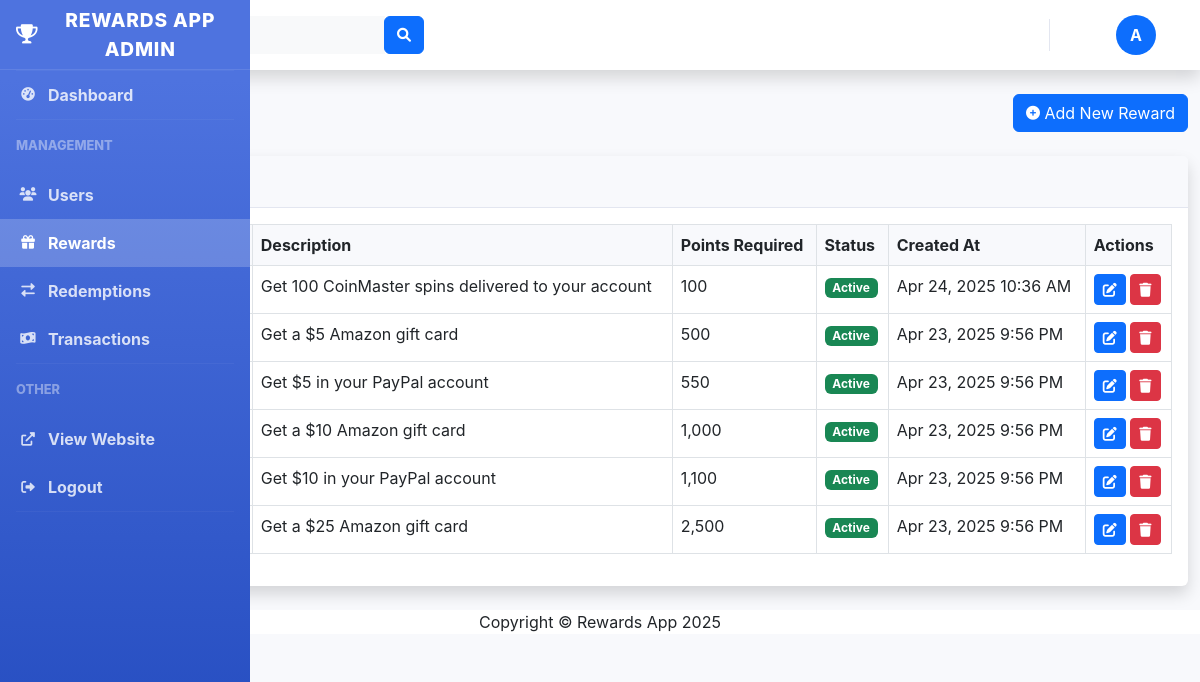
/admin/rewards.php (signed in), run on the app's committed database.
### tables this page shows
CREATE TABLE users (
            id INTEGER PRIMARY KEY AUTOINCREMENT,
            username TEXT NOT NULL UNIQUE,
            email TEXT NOT NULL UNIQUE,
            password TEXT NOT NULL,
            points INTEGER NOT NULL DEFAULT 0,
            is_admin INTEGER NOT NULL DEFAULT 0,
            created_at TIMESTAMP DEFAULT CURRENT_TIMESTAMP,
            updated_at TIMESTAMP DEFAULT CURRENT_TIMESTAMP
        );

CREATE TABLE rewards (
            id INTEGER PRIMARY KEY AUTOINCREMENT,
            name TEXT NOT NULL,
            description TEXT,
            points_required INTEGER NOT NULL,
            is_active INTEGER NOT NULL DEFAULT 1,
            created_at TIMESTAMP DEFAULT CURRENT_TIMESTAMP,
            updated_at TIMESTAMP DEFAULT CURRENT_TIMESTAMP
        );

### includes/auth.php (called while the page is built, shortened)
<?php
require_once 'db.php';
class Auth {
    private $db;
    public function __construct() {
        $this->db = Database::getInstance();
    }
    public function getUser() {
        $user_id = $_SESSION['user_id'];
        $conn = $this->db->getConnection();
        try {
            $stmt = $conn->prepare("SELECT id, username, email, points, is_admin, created_at FROM users WHERE id = :user_id");
            $stmt->bindValue(':user_id', $user_id);
            $stmt->execute();
            $user = $stmt->fetch(PDO::FETCH_ASSOC);
            return $user;
        } catch (PDOException $e) {
            error_log('Error getting user: ' . $e->getMessage());
            return null;
        }
    }
}
?>

### includes/db.php (called while the page is built, shortened)
<?php
class Database {
    private $connection;
    private static $instance;
    private function __construct() {
        try {
            $this->connection = new PDO('sqlite:' . DB_PATH);
            $this->connection->setAttribute(PDO::ATTR_ERRMODE, PDO::ERRMODE_EXCEPTION);
        } catch (PDOException $e) {
            die('Database Connection Error: ' . $e->getMessage());
        }
    }
    public static function getInstance() {
        if (!self::$instance) {
            self::$instance = new self();
        }
        return self::$instance;
    }
    public function query($sql) {
        try {
            return $this->connection->query($sql);
        } catch (PDOException $e) {
            error_log("Query Error: " . $e->getMessage() . "\nSQL: " . $sql);
            return false;
        }
    }
}
?>

### includes/functions.php (called while the page is built, shortened)
<?php
require_once 'db.php';
function getAllRewards() {
    $db = Database::getInstance();
    try {
        $query = "SELECT * FROM rewards ORDER BY points_required ASC";
        $result = $db->query($query);
        $rewards = [];
        if ($result) {
            while ($row = $result->fetch(PDO::FETCH_ASSOC)) {
                $rewards[] = $row;
            }
        }
        return $rewards;
    } catch (PDOException $e) {
        error_log("Error getting all rewards: " . $e->getMessage());
        return [];
    }
}
function formatPoints($points) {
    return number_format($points);
}
function formatDate($date) {
    return date('M j, Y g:i A', strtotime($date));
}
?>

### admin/rewards.php (the view, shortened to what this page needs)
<?php
require_once '../includes/auth.php';
require_once '../includes/functions.php';
require_once '../includes/db.php';
$rewards = getAllRewards();
include 'header.php';
?>
<div class="container-fluid">
    <div class="d-sm-flex align-items-center justify-content-between mb-4">
        <h1 class="h3 mb-0 text-gray-800">Manage Rewards</h1>
        <button class="btn btn-primary" data-bs-toggle="modal" data-bs-target="#addRewardModal">
            <i class="fas fa-plus-circle fa-sm"></i> Add New Reward
        </button>
    </div>
    <div class="card shadow mb-4">
        <div class="card-header py-3">
            <h6 class="m-0 font-weight-bold text-primary">All Rewards</h6>
        </div>
        <div class="card-body">
            <div class="table-responsive">
                <table class="table table-bordered" id="rewardsTable" width="100%" cellspacing="0">
                    <thead>
                        <tr>
                            <th>ID</th>
                            <th>Name</th>
                            <th>Description</th>
                            <th>Points Required</th>
                            <th>Status</th>
                            <th>Created At</th>
                            <th>Actions</th>
                        </tr>
                    </thead>
                    <tbody>
                        <?php foreach ($rewards as $reward): ?>
                        <tr>
                            <td><?php echo $reward['id']; ?></td>
                            <td><?php echo htmlspecialchars($reward['name']); ?></td>
                            <td><?php echo htmlspecialchars(substr($reward['description'], 0, 50) . (strlen($reward['description']) > 50 ? '...' : '')); ?></td>
                            <td><?php echo formatPoints($reward['points_required']); ?></td>
                            <td>
                                <?php if ($reward['is_active']): ?>
                                <span class="badge bg-success">Active</span>
                                <?php else: ?>
                                <span class="badge bg-secondary">Inactive</span>
                                <?php endif; ?>
                            </td>
                            <td><?php echo formatDate($reward['created_at']); ?></td>
                            <td>
                                <a href="rewards.php?action=edit&id=<?php echo $reward['id']; ?>" class="btn btn-sm btn-primary">
                                    <i class="fas fa-edit"></i>
                                </a>
                                <a href="rewards.php?action=delete&id=<?php echo $reward['id']; ?>" class="btn btn-sm btn-danger delete-btn">
                                    <i class="fas fa-trash"></i>
                                </a>
                            </td>
                        </tr>
                        <?php endforeach; ?>
                    </tbody>
                </table>
            </div>
        </div>
    </div>
</div>
<?php include 'footer.php'; ?>

### admin/header.php (shortened to what this page needs)
<?php
require_once '../includes/auth.php';
$auth = new Auth();
$current_user = $auth->getUser();
?>
<!DOCTYPE html>
<html lang="en">
<head>
    <link href="https://cdn.jsdelivr.net/npm/bootstrap@5.3.0-alpha1/dist/css/bootstrap.min.css" rel="stylesheet">
    <link href="https://cdnjs.cloudflare.com/ajax/libs/font-awesome/6.0.0/css/all.min.css" rel="stylesheet">
</head>
<body>
    <div id="wrapper">
        <?php include 'sidebar.php'; ?>
        <div id="content-wrapper" class="d-flex flex-column">
            <div id="content">
                <nav class="navbar navbar-expand navbar-light bg-white topbar mb-4 static-top shadow">
                    <form class="d-none d-sm-inline-block form-inline mr-auto ml-md-3 my-2 my-md-0 mw-100 navbar-search">
                        <div class="input-group">
                            <input type="text" class="form-control bg-light border-0 small" placeholder="Search for..." aria-label="Search" aria-describedby="basic-addon2">
                            <div class="input-group-append">
                                <button class="btn btn-primary" type="button">
                                    <i class="fas fa-search fa-sm"></i>
                                </button>
                            </div>
                        </div>
                    </form>
                    <ul class="navbar-nav ml-auto">
                        <li class="nav-item dropdown no-arrow">
                            <a class="nav-link dropdown-toggle" href="#" id="userDropdown" role="button" data-bs-toggle="dropdown" aria-expanded="false">
                                <span class="mr-2 d-none d-lg-inline text-gray-600 small"><?php echo htmlspecialchars($current_user['username']); ?></span>
                                <div class="rounded-circle bg-primary text-white d-flex align-items-center justify-content-center" style="width: 40px; height: 40px;"><?php echo strtoupper(substr($current_user['username'], 0, 1)); ?></div>
                            </a>
                        </li>
                    </ul>
                </nav>

### admin/header.php (style rules this page uses)
:root { --sidebar-width: 250px; }
body { font-family: 'Nunito', -apple-system, BlinkMacSystemFont, 'Segoe UI', Roboto, 'Helvetica Neue', Arial, sans-serif; background-color: #f8f9fc; overflow-x: hidden; }
.nav-item .nav-link { color: rgba(255, 255, 255, 0.8); font-weight: 700; padding: 0.75rem 1rem; display: flex; align-items: center; transition: all 0.3s; }
.topbar { height: 4.375rem; background-color: #fff; box-shadow: 0 0.15rem 1.75rem 0 rgba(58, 59, 69, 0.15); padding: 0 1.5rem; display: flex; align-items: center; justify-content: space-between; }
.topbar .navbar-search { width: 25rem; }
.card { margin-bottom: 1.5rem; border: none; box-shadow: 0 0.15rem 1.75rem 0 rgba(58, 59, 69, 0.1); }
.card .card-header { background-color: #f8f9fc; border-bottom: 1px solid #e3e6f0; }
.card-header { padding: 0.75rem 1.25rem; margin-bottom: 0; background-color: #f8f9fc; border-bottom: 1px solid #e3e6f0; }
.table-responsive { overflow-x: auto; }
.table { width: 100%; margin-bottom: 1rem; color: #212529; }
.table th { font-weight: 700; background-color: #f8f9fc; }

### data on the page
users: username "A"
rewards: name "100 CoinMaster Spins", description "Get 100 CoinMaster spins delivered to your account", points_required "100", is_active "Active", created_at "Apr 24, 2025 10:36 AM"
rewards: name "$5 Amazon Gift Card", description "Get a $5 Amazon gift card", points_required "500", is_active "Active", created_at "Apr 23, 2025 9:56 PM"
rewards: id "4", description "Get $5 in your PayPal account", points_required "550", is_active "Active", created_at "Apr 23, 2025 9:56 PM"
rewards: name "$10 Amazon Gift Card", description "Get a $10 Amazon gift card", points_required "1,000", is_active "Active", created_at "Apr 23, 2025 9:56 PM"
rewards: name "$10 PayPal Cash", description "Get $10 in your PayPal account", points_required "1,100", is_active "Active", created_at "Apr 23, 2025 9:56 PM"
rewards: description "Get a $25 Amazon gift card", points_required "2,500", is_active "Active", created_at "Apr 23, 2025 9:56 PM"

### other printed values
APP_NAME "REWARDS APP"
APP_NAME "Rewards App"
